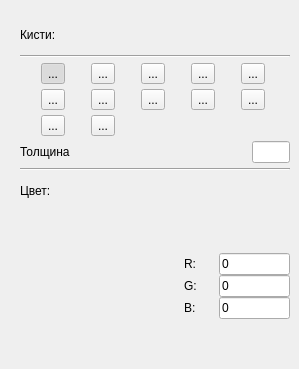
         <widget class="QWidget" name="brush_page">
          <widget class="QWidget" name="verticalLayoutWidget_5">
           <property name="geometry">
            <rect>
             <x>20</x>
             <y>20</y>
             <width>270</width>
             <height>340</height>
            </rect>
           </property>
           <layout class="QVBoxLayout" name="brush_layout" stretch="1,0,3,1,0,1,5">
            <property name="spacing">
             <number>5</number>
            </property>
            <item>
             <widget class="QLabel" name="label_9">
              <property name="text">
               <string>Кисти:</string>
              </property>
             </widget>
            </item>
            <item>
             <widget class="Line" name="line_4">
              <property name="orientation">
               <enum>Qt::Horizontal</enum>
              </property>
             </widget>
            </item>
            <item>
             <layout class="QGridLayout" name="brush_modes">
              <item row="2" column="1">
               <widget class="QToolButton" name="brush11">
                <property name="text">
                 <string>...</string>
                </property>
               </widget>
              </item>
              <item row="1" column="2">
               <widget class="QToolButton" name="brush7">
                <property name="text">
                 <string>...</string>
                </property>
               </widget>
              </item>
              <item row="1" column="5">
               <widget class="QToolButton" name="brush10">
                <property name="text">
                 <string>...</string>
                </property>
               </widget>
              </item>
              <item row="1" column="4">
               <widget class="QToolButton" name="brush9">
                <property name="text">
                 <string>...</string>
                </property>
               </widget>
              </item>
              <item row="0" column="1">
               <widget class="QToolButton" name="brush1">
                <property name="text">
                 <string>...</string>
                </property>
                <property name="checkable">
                 <bool>true</bool>
                </property>
                <property name="checked">
                 <bool>true</bool>
                </property>
               </widget>
              </item>
              <item row="1" column="1">
               <widget class="QToolButton" name="brush6">
                <property name="text">
                 <string>...</string>
                </property>
               </widget>
              </item>
              <item row="0" column="3">
               <widget class="QToolButton" name="brush3">
                <property name="text">
                 <string>...</string>
                </property>
               </widget>
              </item>
              <item row="1" column="3">
               <widget class="QToolButton" name="brush8">
                <property name="text">
                 <string>...</string>
                </property>
               </widget>
              </item>
              <item row="0" column="5">
               <widget class="QToolButton" name="brush5">
                <property name="text">
                 <string>...</string>
                </property>
               </widget>
              </item>
              <item row="2" column="2">
               <widget class="QToolButton" name="brush12">
                <property name="text">
                 <string>...</string>
                </property>
               </widget>
              </item>
              <item row="0" column="4">
               <widget class="QToolButton" name="brush4">
                <property name="text">
                 <string>...</string>
                </property>
               </widget>
              </item>
              <item row="0" column="2">
               <widget class="QToolButton" name="brush2">
                <property name="text">
                 <string>...</string>
                </property>
               </widget>
              </item>
             </layout>
            </item>
            <item>
             <layout class="QHBoxLayout" name="horizontalLayout_14" stretch="5,7,2">
              <item>
               <widget class="QLabel" name="label_10">
                <property name="text">
                 <string>Толщина</string>
                </property>
               </widget>
              </item>
              <item>
               <spacer name="horizontalSpacer_4">
                <property name="orientation">
                 <enum>Qt::Horizontal</enum>
                </property>
                <property name="sizeHint" stdset="0">
                 <size>
                  <width>40</width>
                  <height>20</height>
                 </size>
                </property>
               </spacer>
              </item>
              <item>
               <widget class="QLineEdit" name="brush_thickness"/>
              </item>
             </layout>
            </item>
            <item>
             <widget class="Line" name="line_2">
              <property name="orientation">
               <enum>Qt::Horizontal</enum>
              </property>
             </widget>
            </item>
            <item>
             <widget class="QLabel" name="label_11">
              <property name="text">
               <string>Цвет:</string>
              </property>
             </widget>
            </item>
            <item>
             <layout class="QHBoxLayout" name="brush_color_setter" stretch="3,2">
              <property name="leftMargin">
               <number>5</number>
              </property>
              <item>
               <spacer name="horizontalSpacer_5">
                <property name="orientation">
                 <enum>Qt::Horizontal</enum>
                </property>
                <property name="sizeHint" stdset="0">
                 <size>
                  <width>40</width>
                  <height>20</height>
                 </size>
                </property>
               </spacer>
              </item>
              <item>
               <layout class="QHBoxLayout" name="horizontalLayout_7" stretch="2">
                <property name="spacing">
                 <number>10</number>
                </property>
                <property name="leftMargin">
                 <number>0</number>
                </property>
                <item>
                 <layout class="QVBoxLayout" name="verticalLayout_6" stretch="2,3,3,3,2">
                  <property name="spacing">
                   <number>0</number>
                  </property>
                  <item>
                   <spacer name="verticalSpacer">
                    <property name="orientation">
                     <enum>Qt::Vertical</enum>
                    </property>
                    <property name="sizeHint" stdset="0">
                     <size>
                      <width>20</width>
                      <height>40</height>
                     </size>
                    </property>
                   </spacer>
                  </item>
                  <item>
                   <layout class="QHBoxLayout" name="horizontalLayout_6" stretch="1,2">
                    <item>
                     <widget class="QLabel" name="label_12">
                      <property name="text">
                       <string>R:</string>
                      </property>
                     </widget>
                    </item>
                    <item>
                     <widget class="QLineEdit" name="red_line_edit_1">
                      <property name="text">
                       <string>0</string>
                      </property>
                     </widget>
                    </item>
                   </layout>
                  </item>
                  <item>
                   <layout class="QHBoxLayout" name="horizontalLayout_11" stretch="1,2">
                    <item>
                     <widget class="QLabel" name="label_17">
                      <property name="text">
                       <string>G:</string>
                      </property>
                     </widget>
                    </item>
                    <item>
                     <widget class="QLineEdit" name="green_line_edit_1">
                      <property name="text">
                       <string>0</string>
                      </property>
                     </widget>
                    </item>
                   </layout>
                  </item>
                  <item>
                   <layout class="QHBoxLayout" name="horizontalLayout_12" stretch="1,2">
                    <item>
                     <widget class="QLabel" name="label_16">
                      <property name="text">
                       <string>B:</string>
                      </property>
                     </widget>
                    </item>
                    <item>
                     <widget class="QLineEdit" name="blue_line_edit_1">
                      <property name="text">
                       <string>0</string>
                      </property>
                     </widget>
                    </item>
                   </layout>
                  </item>
                  <item>
                   <spacer name="verticalSpacer_2">
                    <property name="orientation">
                     <enum>Qt::Vertical</enum>
                    </property>
                    <property name="sizeHint" stdset="0">
                     <size>
                      <width>20</width>
                      <height>40</height>
                     </size>
                    </property>
                   </spacer>
                  </item>
                 </layout>
                </item>
               </layout>
              </item>
             </layout>
            </item>
           </layout>
          </widget>
         </widget>
